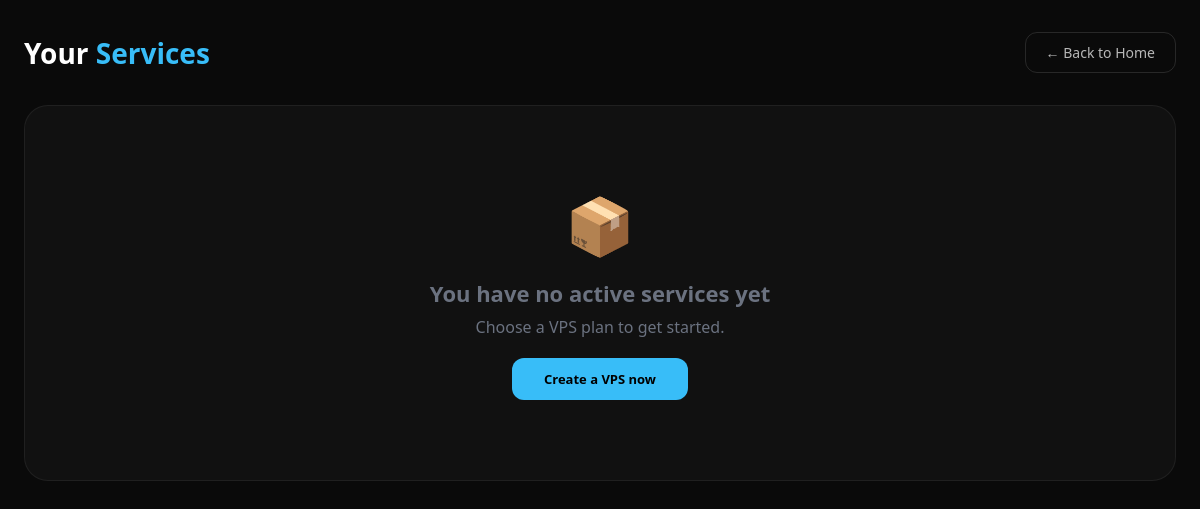
/orders (signed in), run on an earlier commit of the app's database.
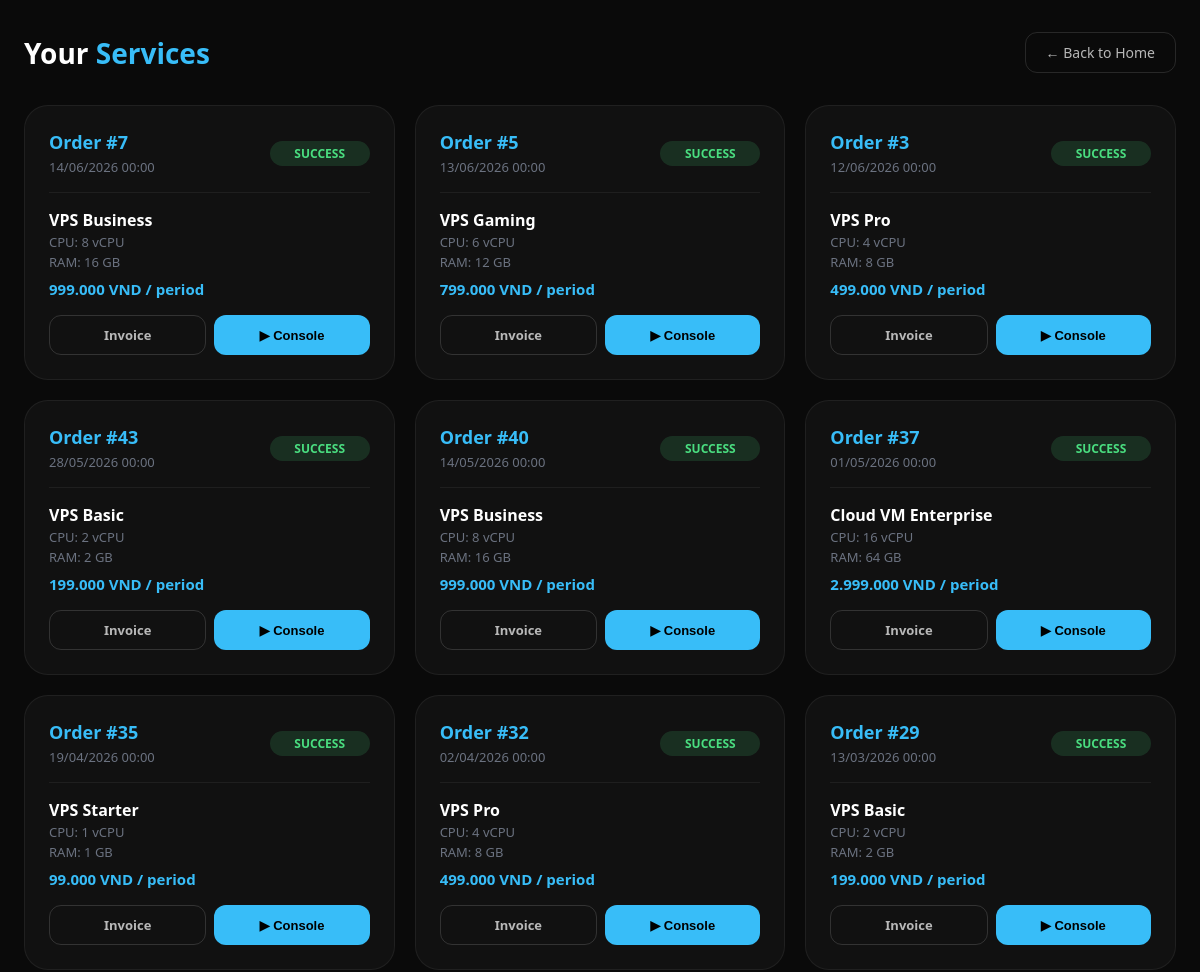
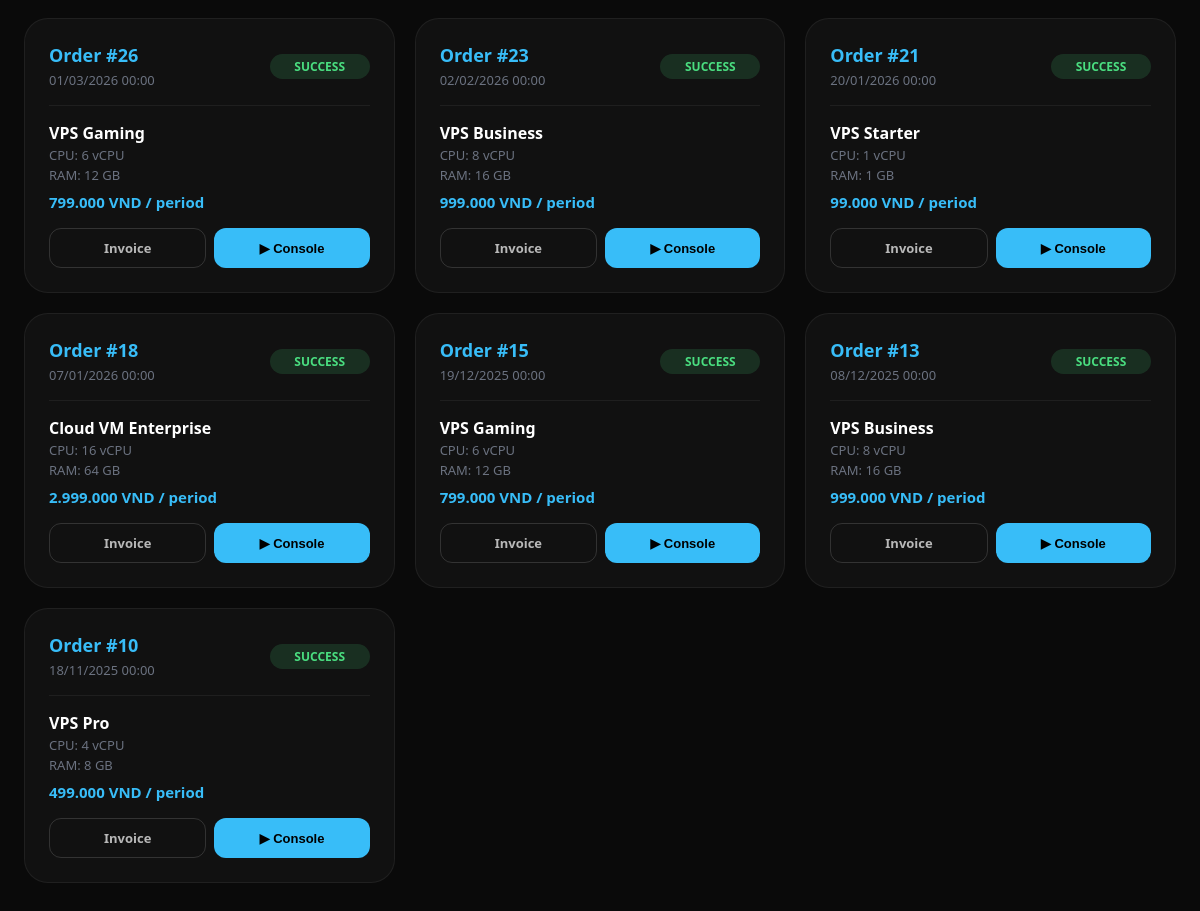
And on a later commit of the database (2 pictures, top to bottom).
### tables this page shows
CREATE TABLE order_items (
    id              INT UNSIGNED AUTO_INCREMENT PRIMARY KEY,
    order_id        INT UNSIGNED  NOT NULL,
    product_id      INT UNSIGNED  DEFAULT NULL,                   
     
    product_name    VARCHAR(150)  NOT NULL,
    product_cpu     VARCHAR(50)   NOT NULL,
    product_ram     VARCHAR(50)   NOT NULL,
    product_storage VARCHAR(50)   NOT NULL,
    unit_price      DECIMAL(15,2) NOT NULL,
    quantity        INT           NOT NULL DEFAULT 1,
    subtotal        DECIMAL(15,2) NOT NULL,                       

    FOREIGN KEY (order_id)   REFERENCES orders(id)   ON DELETE CASCADE,
    FOREIGN KEY (product_id) REFERENCES products(id) ON DELETE SET NULL,
    INDEX idx_order (order_id),
    INDEX idx_product (product_id)
);

CREATE TABLE orders (
    id              INT UNSIGNED AUTO_INCREMENT PRIMARY KEY,
    user_id         INT UNSIGNED  NOT NULL,
    voucher_id      INT UNSIGNED  DEFAULT NULL,
    voucher_code    VARCHAR(50)   DEFAULT NULL,
    subtotal        DECIMAL(15,2) NOT NULL,                       
    discount_amount DECIMAL(15,2) NOT NULL DEFAULT 0.00,          
    total_price     DECIMAL(15,2) NOT NULL,                       
     
    status          ENUM(
                        'pending',
                        'confirmed',
                        'provisioning',
                        'active',
                        'success',
                        'cancelled'
                    ) NOT NULL DEFAULT 'pending',
    note            TEXT          DEFAULT NULL,                   
    cancel_reason   VARCHAR(255)  DEFAULT NULL,
    created_at      TIMESTAMP     NOT NULL DEFAULT CURRENT_TIMESTAMP,
    updated_at      TIMESTAMP     NOT NULL DEFAULT CURRENT_TIMESTAMP ON UPDATE CURRENT_TIMESTAMP,

    FOREIGN KEY (user_id)    REFERENCES users(id)    ON DELETE CASCADE,
    FOREIGN KEY (voucher_id) REFERENCES vouchers(id) ON DELETE SET NULL,
    INDEX idx_user_status (user_id, status),
    INDEX idx_status (status),
    INDEX idx_created_at (created_at)
);

### src/Controllers/OrderController.php (called while the page is built, shortened)
<?php
class OrderController {
    public function index() {
        $userId = $_SESSION["user_id"];
        $orders = Order::getUserOrders($userId);
        require_once __DIR__ . "/../Views/orders/index.php";
    }
}

### src/index.php (called while the page is built, shortened)
<?php
    $router = new Router();
    $router->get("/",                               [ProductController::class, "index"]);
    $router->get("/api/health",                     [HealthController::class, "index"]);
    $router->get("/login",                          [AuthController::class, "login"]);
    $router->post("/login",                         [AuthController::class, "login"]);
    $router->get("/register",                       [AuthController::class, "register"]);
    $router->post("/register",                      [AuthController::class, "register"]);
    $router->get("/logout",                         [AuthController::class, "logout"]);
    $router->get("/verify",                         [AuthController::class, "verify"]);
    $router->get("/verify-otp",                     [AuthController::class, "showOtpForm"]);
    $router->post("/verify-otp",                    [AuthController::class, "showOtpForm"]);
    $router->get("/forgot-password",                [PasswordResetController::class, "forgot"]);
    $router->post("/forgot-password",               [PasswordResetController::class, "forgot"]);
    $router->get("/reset-password",                 [PasswordResetController::class, "reset"]);
    $router->post("/reset-password",                [PasswordResetController::class, "reset"]);
    $router->get("/mfa-verify",                     [AuthController::class, "mfaVerify"]);
    $router->post("/mfa-verify",                    [AuthController::class, "mfaVerify"]);
    $router->get("/mfa-setup",                      [ProfileController::class, "setupMfa"]);
    $router->post("/mfa-setup",                     [ProfileController::class, "setupMfa"]);
    $router->get("/cart",                           [CartController::class, "index"]);
    $router->post("/cart/add",                      [CartController::class, "add"]);
    $router->post("/cart/remove",                   [CartController::class, "remove"]);
    $router->post("/cart/update",                   [CartController::class, "update"]);
    $router->get("/cart/count",                     [CartController::class, "count"]);
    $router->get("/checkout",                       [CheckoutController::class, "index"]);
    $router->post("/checkout/place-order",          [CheckoutController::class, "placeOrder"]);
    $router->get("/checkout/place-order",           [CheckoutController::class, "placeOrderGet"]);
    $router->get("/checkout/success",               [CheckoutController::class, "success"]);
    $router->post("/checkout/validate-voucher",     [CheckoutController::class, "validateVoucher"]);
    $router->get("/payment/vnpay-return",           [PaymentController::class, "vnpayReturn"]);
    $router->get("/payment/vnpay-ipn",              [PaymentController::class, "vnpayIpn"]);
    $router->get("/orders",                         [OrderController::class, "index"]);
    $router->get("/orders/invoice",                 [OrderController::class, "invoice"]);
    $router->post("/orders/cancel",                 [OrderController::class, "cancel"]);
    $router->post("/service/stop",                  [ServiceController::class, "stop"]);
    $router->post("/service/start",                 [ServiceController::class, "start"]);
    $router->post("/service/restart",               [ServiceController::class, "restart"]);
    $router->post("/service/rebuild",               [ServiceController::class, "rebuild"]);
    $router->get("/inbox",                          [InboxController::class, "index"]);
    $router->post("/inbox/read",                    [InboxController::class, "markRead"]);
    $router->get("/profile",                        [ProfileController::class, "index"]);
    $router->post("/profile/update",                [ProfileController::class, "update"]);
    $router->get("/console",                        [ConsoleController::class, "index"]);
    $router->get("/admin/orders",                   [AdminOrderController::class, "index"]);
    $router->get("/admin/orders/invoice",           [AdminOrderController::class, "invoice"]);
    $router->post("/admin/orders/update",           [AdminOrderController::class, "update"]);
    $router->get("/admin/products",                 [AdminProductController::class, "index"]);
    $router->post("/admin/products/store",          [AdminProductController::class, "store"]);
    $router->post("/admin/products/update",         [AdminProductController::class, "update"]);
    $router->post("/admin/products/toggle",         [AdminProductController::class, "toggle"]);
    $router->get("/admin",                          [AdminDashboardController::class, "index"]);
    $router->get("/admin/dashboard",                [AdminDashboardController::class, "index"]);
    $router->get("/admin/users",                    [AdminUserController::class, "index"]);
    $router->post("/admin/users/toggle-lock",       [AdminUserController::class, "toggleLock"]);
    $router->get("/admin/vouchers",                 [AdminVoucherController::class, "index"]);
    $router->post("/admin/vouchers/store",          [AdminVoucherController::class, "store"]);
    $router->post("/admin/vouchers/toggle",         [AdminVoucherController::class, "toggle"]);
    $router->get("/admin/reviews",                  [AdminReviewController::class, "index"]);
    $router->post("/admin/reviews/toggle",           [AdminReviewController::class, "toggle"]);
    $router->get("/admin/emails",                   [AdminEmailController::class, "index"]);
    $router->post("/admin/emails/send",             [AdminEmailController::class, "send"]);
    $router->get("/admin/audit-logs",              [AdminAuditLogController::class, "index"]);
    $router->post("/review/submit",                [ReviewController::class, "submit"]);
    $router->dispatch($_SERVER["REQUEST_URI"], $_SERVER["REQUEST_METHOD"]);

### src/Models/Order.php (called while the page is built, shortened)
<?php
class Order {
    public static function getUserOrders(int $userId): array {
        $pdo = Database::getConnection();
        $sql = "
            SELECT
                o.id AS order_id,
                o.total_price,
                o.status AS order_status,
                o.created_at,
                oi.id AS order_item_id,
                oi.product_name,
                oi.product_cpu,
                oi.product_ram
            FROM orders o
            JOIN order_items oi ON o.id = oi.order_id
            WHERE o.user_id = :user_id
            ORDER BY o.created_at DESC
        ";
        $stmt = $pdo->prepare($sql);
        $stmt->execute(["user_id" => $userId]);
        return $stmt->fetchAll(PDO::FETCH_ASSOC);
    }
}

### src/Views/orders/index.php (the view, shortened to what the changed rows need)
<!DOCTYPE html>
<html lang="en">
<head>
    <link rel="stylesheet" href="/css/base.css">
</head>
<body>
    <div class="orders-wrap">
        <div class="orders-header">
            <h1>Your <span>Services</span></h1>
        </div>
        <?php if (empty($orders)): ?>
            <div class="empty-state">
                <div style="font-size:56px;margin-bottom:16px;">📦</div>
                <h2>You have no active services yet</h2>
                <p>Choose a VPS plan to get started.</p>
                <a href="/" class="action-btn primary" style="display:inline-block;padding:12px 32px;">Create a VPS now</a>
            </div>
        <?php else: ?>
            <div class="grid-3">
                <?php foreach ($orders as $order): ?>
                    <div class="order-card">
                        <div class="order-meta">
                            <div>
                                <h3>Order #<?= htmlspecialchars($order['order_id']) ?></h3>
                                <div class="order-date"><?= date('d/m/Y H:i', strtotime($order['created_at'])) ?></div>
                            </div>
                            <?php
                                $status = $order['order_status'];
                                $sClass = 'status-pending';
                                if ($status === 'confirmed') $sClass = 'status-confirmed';
                                elseif ($status === 'provisioning') $sClass = 'status-provisioning';
                                elseif ($status === 'active' || $status === 'success') $sClass = 'status-active';
                                elseif ($status === 'cancelled') $sClass = 'status-cancelled';
                            ?>
                            <span class="status-badge <?= $sClass ?>"><?= strtoupper($status) ?></span>
                        </div>
                        <div>
                            <div class="product-name"><?= htmlspecialchars($order['product_name']) ?></div>
                            <div class="product-spec">CPU: <?= htmlspecialchars($order['product_cpu']) ?></div>
                            <div class="product-spec">RAM: <?= htmlspecialchars($order['product_ram']) ?></div>
                            <div class="product-price"><?= number_format($order['total_price'], 0, ',', '.') ?> VND / period</div>
                            <?php
                            $currentService = null;
                            ?>
                        </div>
                        <div class="order-actions">
                            <a href="/orders/invoice?id=<?= $order['order_id'] ?>" class="action-btn secondary">Invoice</a>
                            <?php if ($status === 'success' || $status === 'active'): ?>
                                <button class="action-btn primary" onclick="window.location.href='/console?id=<?= $currentService ? (int)$currentService['id'] : 0 ?>'">▶ Console</button>
                            <?php else: ?>
                                <button class="action-btn secondary" disabled>Waiting...</button>
                            <?php endif; ?>
                        </div>
                        </div>
                <?php endforeach; ?>
            </div>
        <?php endif; ?>
    </div>
</body>
</html>

What changed in the data, as far as the page shows it:
added order_items: order "7", order.created_at "14/06/2026 00:00", order.status "SUCCESS", product_name "VPS Business", product_cpu "8 vCPU", product_ram "16 GB", order.total_price "999.000"
added order_items: order "5", order.created_at "13/06/2026 00:00", order.status "SUCCESS", product_name "VPS Gaming", product_cpu "6 vCPU", product_ram "12 GB", order.total_price "799.000"
added order_items: order "3", order.created_at "12/06/2026 00:00", order.status "SUCCESS", product_name "VPS Pro", product_cpu "4 vCPU", product_ram "8 GB", order.total_price "499.000"
added order_items: order "43", order.created_at "28/05/2026 00:00", order.status "SUCCESS", product_name "VPS Basic", product_cpu "2 vCPU", product_ram "2 GB", order.total_price "199.000"
added order_items: order "40", order.created_at "14/05/2026 00:00", order.status "SUCCESS", product_name "VPS Business", product_cpu "8 vCPU", product_ram "16 GB", order.total_price "999.000"
added order_items: order "37", order.created_at "01/05/2026 00:00", order.status "SUCCESS", product_name "Cloud VM Enterprise", product_cpu "16 vCPU", product_ram "64 GB", order.total_price "2.999.000"
added order_items: order "35", order.created_at "19/04/2026 00:00", order.status "SUCCESS", product_name "VPS Starter", product_cpu "1 vCPU", product_ram "1 GB", order.total_price "99.000"
added order_items: order "32", order.created_at "02/04/2026 00:00", order.status "SUCCESS", product_name "VPS Pro", product_cpu "4 vCPU", product_ram "8 GB", order.total_price "499.000"
added order_items: order "29", order.created_at "13/03/2026 00:00", order.status "SUCCESS", product_name "VPS Basic", product_cpu "2 vCPU", product_ram "2 GB", order.total_price "199.000"
added order_items: order "26", order.created_at "01/03/2026 00:00", order.status "SUCCESS", product_name "VPS Gaming", product_cpu "6 vCPU", product_ram "12 GB", order.total_price "799.000"
added order_items: order "23", order.created_at "02/02/2026 00:00", order.status "SUCCESS", product_name "VPS Business", product_cpu "8 vCPU", product_ram "16 GB", order.total_price "999.000"
added order_items: order "21", order.created_at "20/01/2026 00:00", order.status "SUCCESS", product_name "VPS Starter", product_cpu "1 vCPU", product_ram "1 GB", order.total_price "99.000"
added order_items: order "18", order.created_at "07/01/2026 00:00", order.status "SUCCESS", product_name "Cloud VM Enterprise", product_cpu "16 vCPU", product_ram "64 GB", order.total_price "2.999.000"
added order_items: order "15", order.created_at "19/12/2025 00:00", order.status "SUCCESS", product_name "VPS Gaming", product_cpu "6 vCPU", product_ram "12 GB", order.total_price "799.000"
added order_items: order "13", order.created_at "08/12/2025 00:00", order.status "SUCCESS", product_name "VPS Business", product_cpu "8 vCPU", product_ram "16 GB", order.total_price "999.000"
added order_items: order "10", order.created_at "18/11/2025 00:00", order.status "SUCCESS", product_name "VPS Pro", product_cpu "4 vCPU", product_ram "8 GB", order.total_price "499.000"
Also different on the page:
text no longer shown: "📦 You have no active services yet Choose a VPS plan to get started. Create a VPS now"
